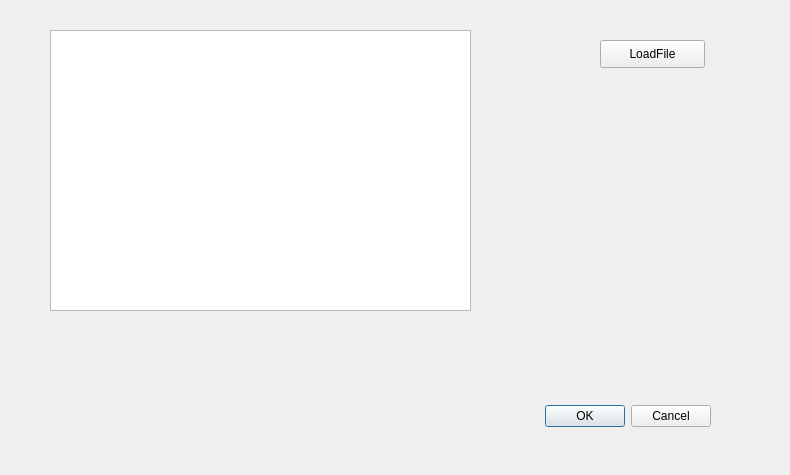
<?xml version="1.0" encoding="UTF-8"?>
<ui version="4.0">
 <class>Dialog</class>
 <widget class="QDialog" name="Dialog">
  <property name="geometry">
   <rect>
    <x>0</x>
    <y>0</y>
    <width>790</width>
    <height>475</height>
   </rect>
  </property>
  <property name="windowTitle">
   <string>Dialog</string>
  </property>
  <widget class="QDialogButtonBox" name="buttonBox">
   <property name="geometry">
    <rect>
     <x>370</x>
     <y>400</y>
     <width>341</width>
     <height>32</height>
    </rect>
   </property>
   <property name="orientation">
    <enum>Qt::Horizontal</enum>
   </property>
   <property name="standardButtons">
    <set>QDialogButtonBox::Cancel|QDialogButtonBox::Ok</set>
   </property>
  </widget>
  <widget class="QTableView" name="tableView">
   <property name="geometry">
    <rect>
     <x>50</x>
     <y>30</y>
     <width>421</width>
     <height>281</height>
    </rect>
   </property>
  </widget>
  <widget class="QPushButton" name="pushButton">
   <property name="geometry">
    <rect>
     <x>600</x>
     <y>40</y>
     <width>105</width>
     <height>28</height>
    </rect>
   </property>
   <property name="text">
    <string>LoadFile</string>
   </property>
  </widget>
 </widget>
 <resources/>
 <connections>
  <connection>
   <sender>buttonBox</sender>
   <signal>accepted()</signal>
   <receiver>Dialog</receiver>
   <slot>accept()</slot>
   <hints>
    <hint type="sourcelabel">
     <x>248</x>
     <y>254</y>
    </hint>
    <hint type="destinationlabel">
     <x>157</x>
     <y>274</y>
    </hint>
   </hints>
  </connection>
  <connection>
   <sender>buttonBox</sender>
   <signal>rejected()</signal>
   <receiver>Dialog</receiver>
   <slot>reject()</slot>
   <hints>
    <hint type="sourcelabel">
     <x>316</x>
     <y>260</y>
    </hint>
    <hint type="destinationlabel">
     <x>286</x>
     <y>274</y>
    </hint>
   </hints>
  </connection>
 </connections>
</ui>
